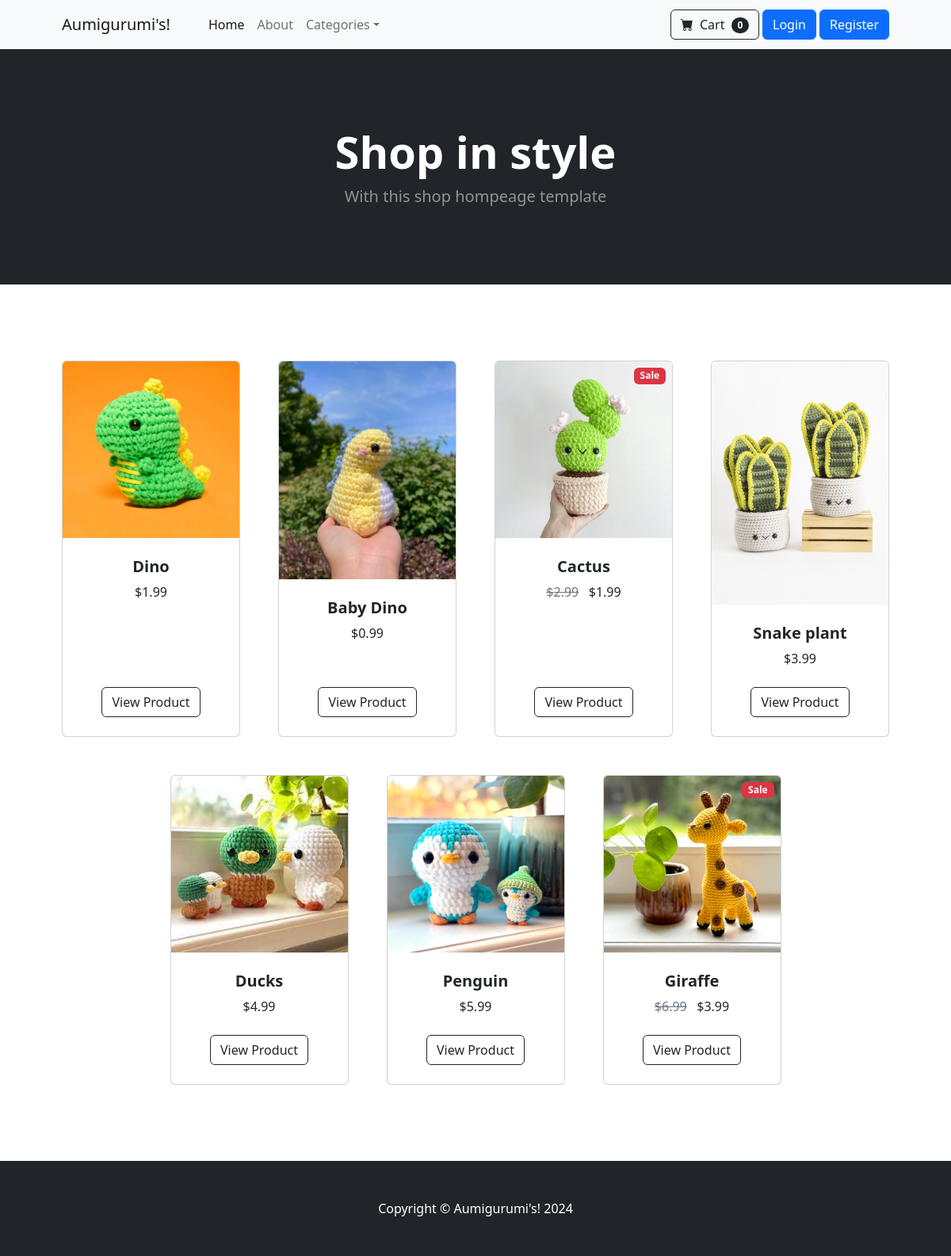
The page / on the database its author committed.
### store/models.py (models this page shows, shortened)
class Product(models.Model):
    name = models.CharField(max_length=100)
    price = models.DecimalField(default=0, decimal_places=2, max_digits=6)
    category = models.ForeignKey(Category, on_delete=models.CASCADE, default=1)
    description = models.CharField(max_length=250, default='', blank=True, null=True)
    image = models.ImageField(upload_to='uploads/products/')
    is_sale = models.BooleanField(default=False)
    sale_price = models.DecimalField(default=0, decimal_places=2, max_digits=6)

### store/views.py (the view)
# urls.py: 2. Add a URL to urlpatterns:  path('', views.home, name='home')
def home(request):
    products = Product.objects.all()
    return render(request, 'home.html', {'products':products})

### cart/context_processors.py (called while the page is built)
def cart(request):
    return {'cart': Cart(request)}

### store/templates/home.html
{% extends 'base.html' %}
{% load static %}
{% block content %}
        <header class="bg-dark py-5">
            <div class="container px-4 px-lg-5 my-5">
                <div class="text-center text-white">
                    <h1 class="display-4 fw-bolder">Shop in style</h1>
                    <p class="lead fw-normal text-white-50 mb-0">With this shop hompeage template</p>
                </div>
            </div>
        </header>
        <section class="py-5">
            <div class="container px-4 px-lg-5 mt-5">
                <div class="row gx-4 gx-lg-5 row-cols-2 row-cols-md-3 row-cols-xl-4 justify-content-center">
                    {% for product in products %}
                        {% if product.is_sale %}
                        <div class="col mb-5">
                            <div class="card h-100">
                                <div class="badge bg-danger text-white position-absolute" style="top: 0.5rem; right: 0.5rem">Sale</div>
                                <img class="card-img-top" src="{{ product.image.url }}", alt="image"  />
                                <div class="card-body p-4">
                                    <div class="text-center">
                                        <h5 class="fw-bolder">{{ product.name }}</h5>
                                        <span class="text-muted text-decoration-line-through">${{ product.price }}</span>
                                        &nbsp;
                                        ${{ product.sale_price }}
                                    </div>
                                </div>
                                <div class="card-footer p-4 pt-0 border-top-0 bg-transparent">
                                    <div class="text-center"><a class="btn btn-outline-dark mt-auto" href="{% url 'product' product.id  %}">View Product</a></div>
                                </div>
                            </div>
                        </div>
                        {% else %}
                        <div class="col mb-5">
                            <div class="card h-100">
                                <img class="card-img-top" src="{{ product.image.url }}", alt="image"  />
                                <div class="card-body p-4">
                                    <div class="text-center">
                                        <h5 class="fw-bolder">{{ product.name }}</h5>
                                        ${{ product.price }}
                                    </div>
                                </div>
                                <div class="card-footer p-4 pt-0 border-top-0 bg-transparent">
                                    <div class="text-center"><a class="btn btn-outline-dark mt-auto" href="{% url 'product' product.id  %}">View Product</a></div>
                                </div>
                            </div>
                        </div>
                        {% endif %}
                    {% endfor %}
                </div>
            </div>
        </section>
{% endblock %}

### store/templates/base.html (shortened to what this page needs)
{% load static %}
<!DOCTYPE html>
<html lang="en">
    <head>
        <link href="https://cdn.jsdelivr.net/npm/bootstrap-icons@1.5.0/font/bootstrap-icons.css" rel="stylesheet" />
        <link href="{% static 'css/styles.css' %}" rel="stylesheet" />
    </head>
    <body>
        {% include 'navbar.html' %}
        {% block content %}
        {% endblock %}
        <footer class="py-5 bg-dark">
            <div class="container"><p class="m-0 text-center text-white">Copyright &copy; Aumigurumi's! 2024</p></div>
        </footer>
    </body>
</html>

### store/templates/navbar.html (shortened to what this page needs)
<nav class="navbar navbar-expand-lg navbar-light bg-light">
    <div class="container px-4 px-lg-5">
        <a class="navbar-brand" href="{% url 'home' %}">Aumigurumi's!</a>
        <div class="collapse navbar-collapse" id="navbarSupportedContent">
            <ul class="navbar-nav me-auto mb-2 mb-lg-0 ms-lg-4">
                <li class="nav-item"><a class="nav-link active" aria-current="page" href="{% url 'home' %}">Home</a></li>
                <li class="nav-item"><a class="nav-link" href="{% url 'about' %}">About</a></li>
                <li class="nav-item dropdown">
                    <a class="nav-link dropdown-toggle" id="navbarDropdown" href="#" role="button" data-bs-toggle="dropdown" aria-expanded="false">Categories</a>
                </li>
            </ul>
            <form class="d-flex">
                <a  href="{% url 'cart_summary' %}" class="btn btn-outline-dark">
                    <i class="bi-cart-fill me-1"></i>
                    Cart
                    <span class="badge bg-dark text-white ms-1 rounded-pill">0</span>
                </a>
            </form>
            {% if user.is_authenticated %}
                <a class="btn btn-primary m-1" href="{% url 'logout' %}" role="button">Logout</a>
            {% else %}
                <a class="btn btn-primary m-1" href="{% url 'login' %}" role="button">Login</a>
                <a class="btn btn-primary" href="{% url 'register' %}" role="button">Register</a>
            {% endif %}
        </div>
    </div>
</nav>

### rows shown on the page
Product: image (picture), name "Dino", price "1.99"
Product: image (picture), name "Baby Dino", price "0.99"
Product: image (picture), name "Cactus", price "2.99", sale_price "1.99"
Product: image (picture), name "Snake plant", price "3.99"
Product: image (picture), name "Ducks", price "4.99"
Product: image (picture), name "Penguin", price "5.99"
Product: image (picture), name "Giraffe", price "6.99", sale_price "3.99"
